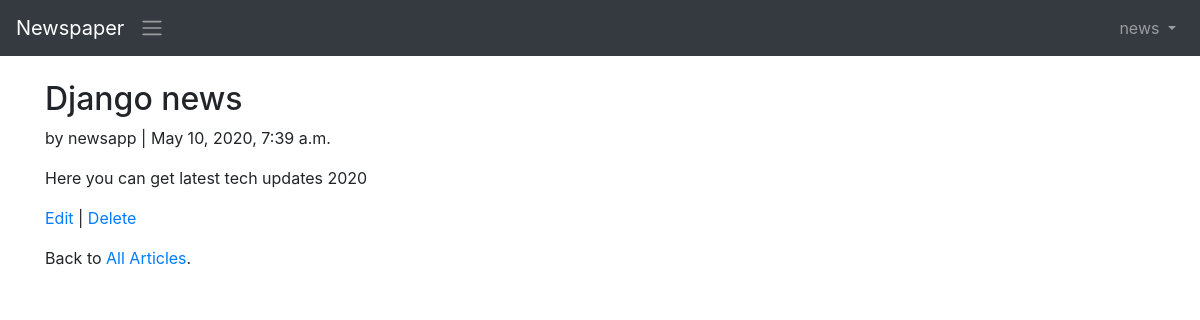
/article/1 (signed in), run on the app's committed database.
### user/models.py (models this page shows)
class CustomUser(AbstractUser):
    age=models.PositiveIntegerField(null=True,blank=True)

### articles/models.py (models this page shows, shortened)
class Article(models.Model):
    title=models.CharField(max_length=200)
    body=models.TextField()
    date=models.DateTimeField(auto_now_add=True)
    author=models.ForeignKey(get_user_model(),on_delete=models.CASCADE,)

### articles/views.py (the view)
# urls.py: path('<int:pk>',ArticleDetailsView.as_view(),name='article_detail'),
class ArticleDetailsView(DetailView):
    model=Article
    template_name='article_detail.html'

### templates/article_detail.html
{%extends 'base.html'%}
{%block content%}
<div class="article-entry">
    <h2>{{ object.title }}</h2>
    <p>by {{ object.author }} | {{ object.date }}</p>
    <p>{{ object.body }}</p>
    </div>
    <p><a href="{% url 'article_edit' article.pk %}">Edit</a> |
    <a href="{% url 'article_delete' article.pk %}">Delete</a>
    </p>
    <p>Back to <a href="{% url 'article_list' %}">All
    Articles</a>.</p>
    {% endblock content %}

### templates/base.html (shortened to what this page needs)
<!DOCTYPE html>
<html lang="en">
<head>
<link rel="stylesheet"
href="https://stackpath.bootstrapcdn.com/bootstrap/4.1.3/css/\bootstrap.min.css"integrity="sha384-MCw98/SFnGE8fJT3GXwEOngsV7Zt27NXFoaoApmYm81i\uXoPkFOJwJ8ERdknLPMO"crossorigin="anonymous">
</head>
<body>
<nav class="navbar navbar-expand-md navbar-dark bg-dark mb-4">
<a class="navbar-brand" href="{% url 'home'%}">Newspaper</a>
<span class="navbar-toggler-icon"></span>
<div class="collapse navbar-collapse" id="navbarCollapse">
{% if user.is_authenticated %}
<ul class="navbar-nav ml-auto">
<li class="nav-item">
<a class="nav-link dropdown-toggle" href="#"id="userMenu"data-toggle="dropdown" aria-haspopup="true"aria-expanded="false">
{{ user.username }}
</a>
</li>
</ul>
{% endif %}
</div>
</nav>
<div class="container">
{% block content %}
{% endblock content %}
</div>
</body>
</html>

### data on the page
CustomUser: username "news"
Article: title "Django news", author "newsapp", date "May 10, 2020, 7:39 a.m.", body "Here you can get latest tech updates 2020"
